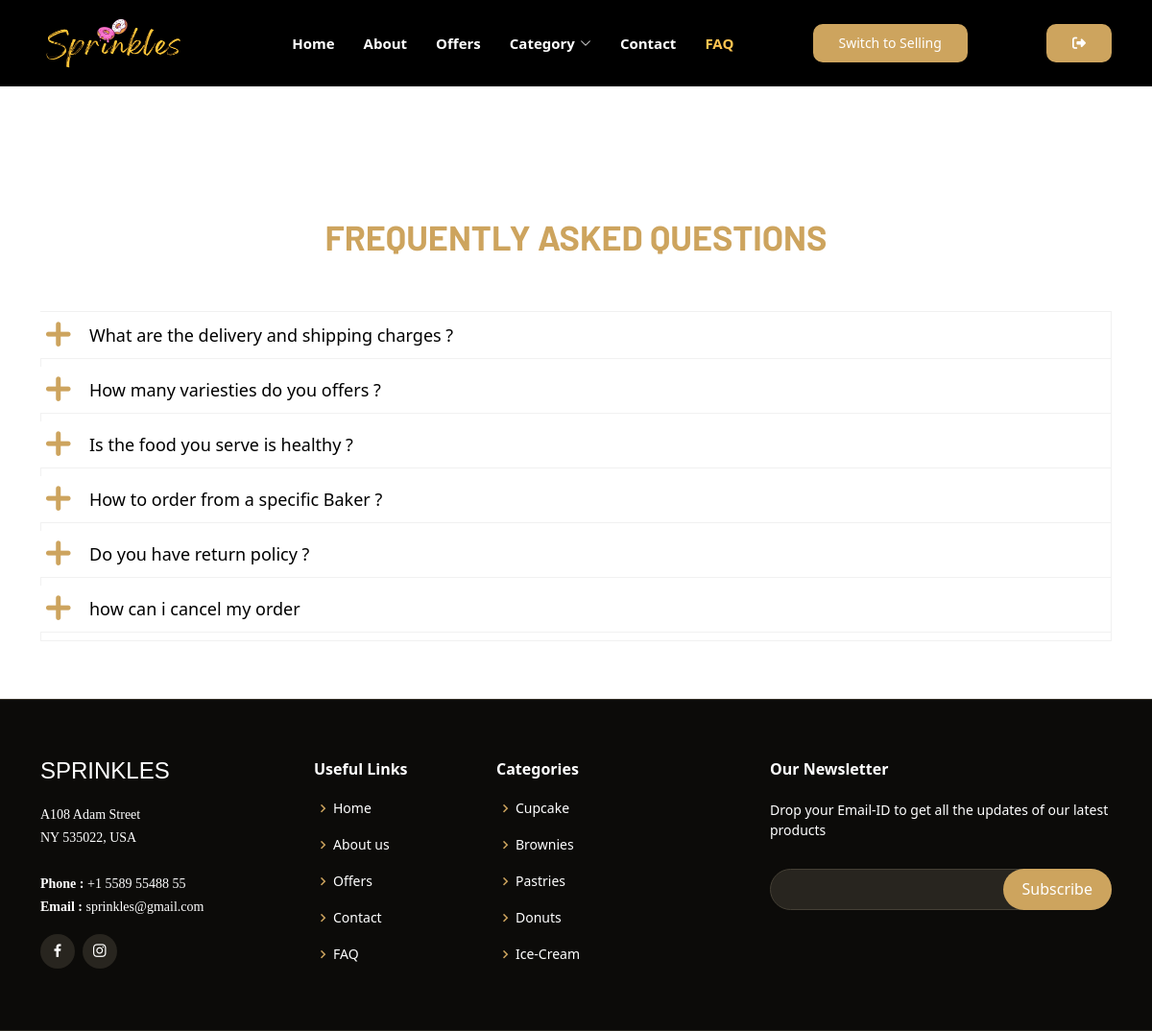
/faq/index.php (signed in), run on an earlier commit of the app's database.
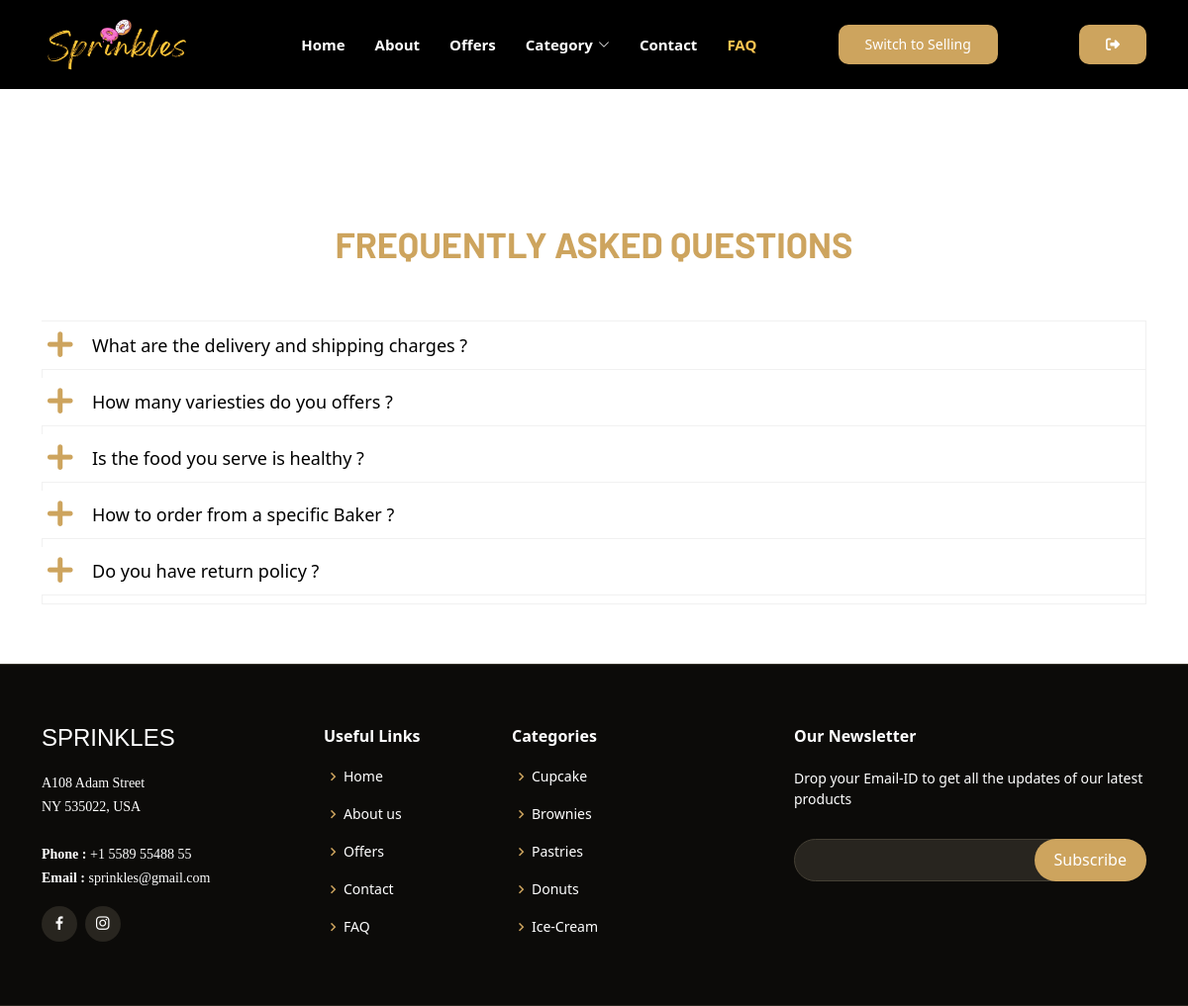
And on a later commit of the database.
### tables this page shows
CREATE TABLE `faqs` (
  `id` int(11) NOT NULL,
  `question` text DEFAULT NULL,
  `answer` text DEFAULT NULL,
  `created_at` datetime DEFAULT current_timestamp()
);

### faq/index.php (the view, shortened to what the changed rows need)
<?php
 $conn = new PDO("mysql:host=localhost;dbname=test", "root", "");
 $sql = "SELECT * FROM faqs";
 $statement = $conn->prepare($sql);
 $statement->execute();
 $faqs = $statement->fetchAll();
?>
<!DOCTYPE html>
<html lang="en">
<head>
  <link href="../assets/vendor/aos/aos.css" rel="stylesheet">
  <link href="../assets/vendor/bootstrap/css/bootstrap.min.css" rel="stylesheet">
  <link href="../assets/vendor/bootstrap-icons/bootstrap-icons.css" rel="stylesheet">
  <link href="../assets/vendor/boxicons/css/boxicons.min.css" rel="stylesheet">
  <link href="../assets/vendor/glightbox/css/glightbox.min.css" rel="stylesheet">
  <link href="../assets/vendor/remixicon/remixicon.css" rel="stylesheet">
  <link href="../assets/vendor/swiper/swiper-bundle.min.css" rel="stylesheet">
  <link href="https://cdnjs.cloudflare.com/ajax/libs/font-awesome/4.7.0/css/font-awesome.min.css
  " rel="stylesheet">
  <link href="https://cdn.jsdelivr.net/npm/bootstrap@5.0.0-alpha1/dist/css/bootstrap.min.css" rel="stylesheet">
  <link href="https://cdn.jsdelivr.net/npm/bootstrap@5.0.0-alpha1/dist/js/bootstrap.bundle.min.js" rel="stylesheet">
<link rel="stylesheet" type="text/css" href="css/bootstrap.css" />
<link rel="stylesheet" type="text/css" href="font-awesome/css/font-awesome.css" />
  <link href="../assets/css/stylemain.css" rel="stylesheet">
</head>
<body>
<main id="main">
    <section id="faqq">
<div class="container" style=" margin-bottom: 50px;">
    <div class="row">
        <div class="col-md-12 accordion_one">
            <div class="panel-group"  style="margin-top: 10px;">
                <?php foreach ($faqs as $faq): ?>
                    <div class="panel panel-default">
                        <div class="panel-heading">
                            <h4 class="panel-title">
                                <a data-toggle="collapse" data-parent="#accordion_oneLeft" href="#faq-<?php echo $faq['id']; ?>" aria-expanded="false" class="collapsed">
                                    <?php echo $faq['question']; ?>
                                </a>
                            </h4>
                        </div>
                    </div>
                <?php endforeach; ?>
            </div>
        </div>
    </div>
</div>
    </section>
</main>
    </body>
</html>

What changed in the data, as far as the page shows it:
removed faqs: question "how can i cancel my order"
